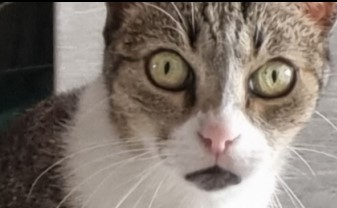
#> input picture imagen.jpg, 337 x 208 px
$ python rotacion.py
#> lines starting #> are read from the running program, lines starting #| are printed output that depends on the picture
import cv2
import numpy as np

# Cargar la imagen
image = cv2.imread('imagen.jpg')
#> image is the input picture: shape (208, 337, 3); mean B, G, R 110.7, 119.2, 130

# Obtener las dimensiones de la imagen
height, width = image.shape[:2]
#> height = 208; width = 337

# Calcular el centro de la imagen
center = (width / 2, height / 2)
#> center = (168.5, 104)

# Definir la matriz de rotación
angle = 45
M = cv2.getRotationMatrix2D(center, angle, 1.0)

# Aplicar la rotación de la imagen
rotated = cv2.warpAffine(image, M, (width, height))
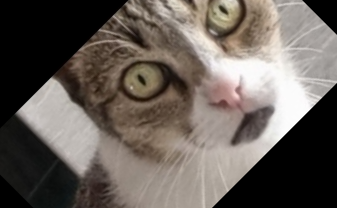
#> rotated: shape (208, 337, 3); mean B, G, R 88.9, 95.2, 103.1

# Mostrar la imagen rotada
cv2.imshow('Rotada', rotated)
cv2.waitKey(0)
cv2.destroyAllWindows()
